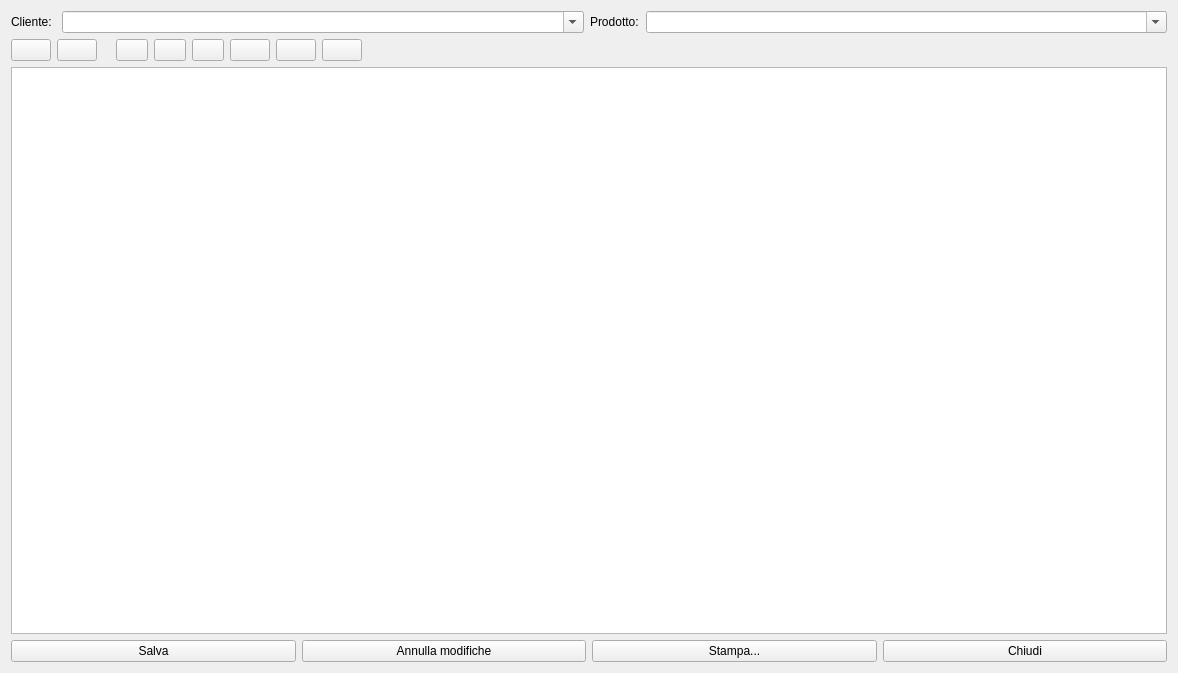
<?xml version="1.0" encoding="UTF-8"?>
<ui version="4.0">
 <class>HNSChede</class>
 <widget class="QWidget" name="HNSChede">
  <property name="windowModality">
   <enum>Qt::NonModal</enum>
  </property>
  <property name="geometry">
   <rect>
    <x>0</x>
    <y>0</y>
    <width>1178</width>
    <height>673</height>
   </rect>
  </property>
  <property name="baseSize">
   <size>
    <width>50</width>
    <height>0</height>
   </size>
  </property>
  <property name="contextMenuPolicy">
   <enum>Qt::CustomContextMenu</enum>
  </property>
  <property name="windowTitle">
   <string>SCHEDE CLIENTI</string>
  </property>
  <property name="windowIcon">
   <iconset resource="icons.qrc">
    <normaloff>:/Resources/Folder.PNG</normaloff>:/Resources/Folder.PNG</iconset>
  </property>
  <layout class="QVBoxLayout" name="verticalLayout">
   <item>
    <layout class="QHBoxLayout" name="horizontalLayout">
     <item>
      <widget class="QLabel" name="label">
       <property name="maximumSize">
        <size>
         <width>45</width>
         <height>16777215</height>
        </size>
       </property>
       <property name="baseSize">
        <size>
         <width>0</width>
         <height>0</height>
        </size>
       </property>
       <property name="text">
        <string>Cliente:</string>
       </property>
      </widget>
     </item>
     <item>
      <widget class="QComboBox" name="cbClienti">
       <property name="editable">
        <bool>true</bool>
       </property>
       <property name="insertPolicy">
        <enum>QComboBox::NoInsert</enum>
       </property>
      </widget>
     </item>
     <item>
      <widget class="QLabel" name="label_2">
       <property name="maximumSize">
        <size>
         <width>50</width>
         <height>16777215</height>
        </size>
       </property>
       <property name="text">
        <string>Prodotto:</string>
       </property>
      </widget>
     </item>
     <item>
      <widget class="QComboBox" name="cbProdotti">
       <property name="enabled">
        <bool>true</bool>
       </property>
       <property name="editable">
        <bool>true</bool>
       </property>
       <property name="insertPolicy">
        <enum>QComboBox::NoInsert</enum>
       </property>
      </widget>
     </item>
    </layout>
   </item>
   <item>
    <layout class="QHBoxLayout" name="horizontalLayout_3">
     <item>
      <widget class="QPushButton" name="pbInit">
       <property name="text">
        <string/>
       </property>
       <property name="icon">
        <iconset resource="icons.qrc">
         <normaloff>:/Resources/Plus.PNG</normaloff>:/Resources/Plus.PNG</iconset>
       </property>
      </widget>
     </item>
     <item>
      <widget class="QPushButton" name="pushButton_8">
       <property name="text">
        <string/>
       </property>
       <property name="icon">
        <iconset resource="icons.qrc">
         <normaloff>:/Resources/Pencil.PNG</normaloff>:/Resources/Pencil.PNG</iconset>
       </property>
       <property name="checkable">
        <bool>true</bool>
       </property>
      </widget>
     </item>
     <item>
      <widget class="QLabel" name="lblLed">
       <property name="maximumSize">
        <size>
         <width>32</width>
         <height>32</height>
        </size>
       </property>
       <property name="text">
        <string/>
       </property>
       <property name="pixmap">
        <pixmap resource="icons.qrc">:/Resources/Flag-red64.png</pixmap>
       </property>
       <property name="scaledContents">
        <bool>true</bool>
       </property>
      </widget>
     </item>
     <item>
      <widget class="QPushButton" name="pushButton_3">
       <property name="maximumSize">
        <size>
         <width>32</width>
         <height>16777215</height>
        </size>
       </property>
       <property name="toolTip">
        <string>Font</string>
       </property>
       <property name="text">
        <string/>
       </property>
       <property name="icon">
        <iconset resource="icons.qrc">
         <normaloff>:/Resources/Font64.png</normaloff>:/Resources/Font64.png</iconset>
       </property>
      </widget>
     </item>
     <item>
      <widget class="QPushButton" name="pushButton">
       <property name="maximumSize">
        <size>
         <width>32</width>
         <height>16777215</height>
        </size>
       </property>
       <property name="toolTip">
        <string>&lt;html&gt;&lt;head/&gt;&lt;body&gt;&lt;p&gt;Evidenzia il testo selezionato&lt;/p&gt;&lt;/body&gt;&lt;/html&gt;</string>
       </property>
       <property name="text">
        <string/>
       </property>
       <property name="icon">
        <iconset resource="icons.qrc">
         <normaloff>:/Resources/Bullhorn.PNG</normaloff>:/Resources/Bullhorn.PNG</iconset>
       </property>
      </widget>
     </item>
     <item>
      <widget class="QPushButton" name="pbBold">
       <property name="maximumSize">
        <size>
         <width>32</width>
         <height>16777215</height>
        </size>
       </property>
       <property name="toolTip">
        <string>Grassetto</string>
       </property>
       <property name="text">
        <string/>
       </property>
       <property name="icon">
        <iconset resource="icons.qrc">
         <normaloff>:/Resources/Text-bold64.png</normaloff>:/Resources/Text-bold64.png</iconset>
       </property>
      </widget>
     </item>
     <item>
      <widget class="QPushButton" name="pushButton_5">
       <property name="toolTip">
        <string>Aggiungi immagine</string>
       </property>
       <property name="text">
        <string/>
       </property>
       <property name="icon">
        <iconset resource="icons.qrc">
         <normaloff>:/Resources/addimage.png</normaloff>:/Resources/addimage.png</iconset>
       </property>
       <property name="shortcut">
        <string>Ctrl+I</string>
       </property>
      </widget>
     </item>
     <item>
      <widget class="QPushButton" name="pushButton_6">
       <property name="toolTip">
        <string>Modifica immagine</string>
       </property>
       <property name="text">
        <string/>
       </property>
       <property name="icon">
        <iconset resource="icons.qrc">
         <normaloff>:/Resources/Right-align64.png</normaloff>:/Resources/Right-align64.png</iconset>
       </property>
       <property name="shortcut">
        <string>Ctrl+Alt+I</string>
       </property>
      </widget>
     </item>
     <item>
      <widget class="QPushButton" name="pushButton_4">
       <property name="toolTip">
        <string>Stampa</string>
       </property>
       <property name="text">
        <string/>
       </property>
       <property name="icon">
        <iconset resource="icons.qrc">
         <normaloff>:/Resources/print-icon.png</normaloff>:/Resources/print-icon.png</iconset>
       </property>
       <property name="shortcut">
        <string>Ctrl+Alt+P</string>
       </property>
      </widget>
     </item>
     <item>
      <spacer name="horizontalSpacer">
       <property name="orientation">
        <enum>Qt::Horizontal</enum>
       </property>
       <property name="sizeHint" stdset="0">
        <size>
         <width>40</width>
         <height>20</height>
        </size>
       </property>
      </spacer>
     </item>
    </layout>
   </item>
   <item>
    <widget class="QTextEdit" name="textEdit">
     <property name="enabled">
      <bool>true</bool>
     </property>
     <property name="font">
      <font>
       <pointsize>10</pointsize>
      </font>
     </property>
     <property name="contextMenuPolicy">
      <enum>Qt::ActionsContextMenu</enum>
     </property>
     <property name="autoFormatting">
      <set>QTextEdit::AutoNone</set>
     </property>
     <property name="readOnly">
      <bool>true</bool>
     </property>
     <property name="placeholderText">
      <string/>
     </property>
    </widget>
   </item>
   <item>
    <layout class="QHBoxLayout" name="horizontalLayout_2">
     <item>
      <widget class="QPushButton" name="pbsave">
       <property name="text">
        <string>Salva</string>
       </property>
       <property name="icon">
        <iconset resource="icons.qrc">
         <normaloff>:/Resources/save-icon.png</normaloff>:/Resources/save-icon.png</iconset>
       </property>
       <property name="iconSize">
        <size>
         <width>32</width>
         <height>32</height>
        </size>
       </property>
      </widget>
     </item>
     <item>
      <widget class="QPushButton" name="pushButton_7">
       <property name="text">
        <string>Annulla modifiche</string>
       </property>
       <property name="icon">
        <iconset resource="icons.qrc">
         <normaloff>:/Resources/Clockwise-arrow64.png</normaloff>:/Resources/Clockwise-arrow64.png</iconset>
       </property>
       <property name="iconSize">
        <size>
         <width>32</width>
         <height>32</height>
        </size>
       </property>
      </widget>
     </item>
     <item>
      <widget class="QPushButton" name="pushButton_2">
       <property name="text">
        <string>Stampa...</string>
       </property>
       <property name="icon">
        <iconset resource="icons.qrc">
         <normaloff>:/Resources/Printer-icon.png</normaloff>:/Resources/Printer-icon.png</iconset>
       </property>
       <property name="iconSize">
        <size>
         <width>32</width>
         <height>32</height>
        </size>
       </property>
      </widget>
     </item>
     <item>
      <widget class="QPushButton" name="pbClose">
       <property name="text">
        <string>Chiudi</string>
       </property>
       <property name="icon">
        <iconset resource="icons.qrc">
         <normaloff>:/Resources/Actions-window-close-icon.png</normaloff>:/Resources/Actions-window-close-icon.png</iconset>
       </property>
       <property name="iconSize">
        <size>
         <width>32</width>
         <height>32</height>
        </size>
       </property>
      </widget>
     </item>
    </layout>
   </item>
  </layout>
 </widget>
 <resources>
  <include location="icons.qrc"/>
 </resources>
 <connections/>
</ui>
